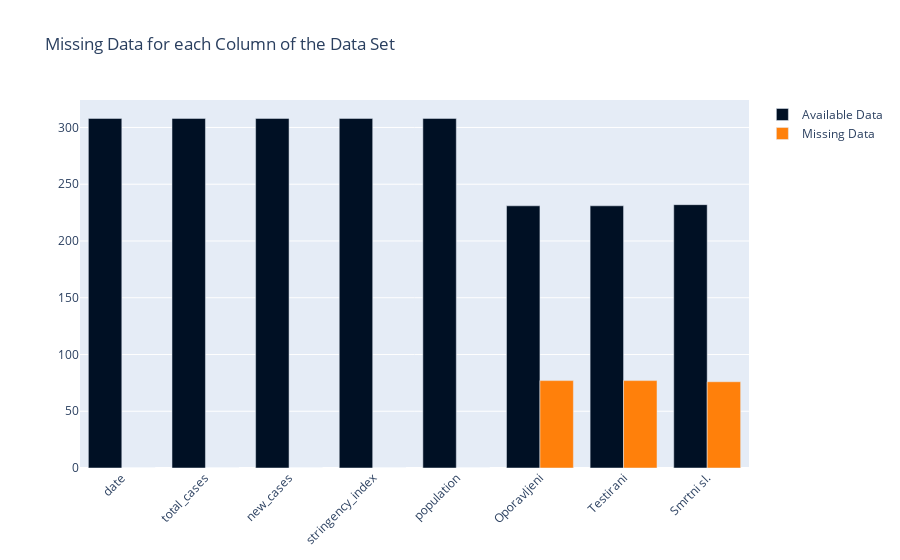

Notebook cell for this chart:
### Code cell
fig = go.Figure()

fig.add_trace(go.Bar(x = missingData["Column Name"], y = missingData["Available Data"],
                     marker_color = "#001024", name = "Available Data"))
fig.add_trace(go.Bar(x = missingData["Column Name"], y = missingData["Missing Data"],
                     marker_color = "#FF800B", name = "Missing Data"))

fig.update_layout(barmode='group', xaxis_tickangle=-45, title = "Missing Data for each Column of the Data Set", hovermode="x unified")
fig.show()

### Figure 1 — Plotly figure (JSON) as saved in the notebook; plotly's stock layout.template omitted (floating-point values rounded to 4 significant figures)
{"data": [{"marker": {"color": "#001024"}, "name": "Available Data", "type": "bar", "x": ["date", "total_cases", "new_cases", "stringency_index", "population", "Oporavljeni", "Testirani", "Smrtni sl."], "y": [308, 308, 308, 308, 308, 231, 231, 232]}, {"marker": {"color": "#FF800B"}, "name": "Missing Data", "type": "bar", "x": ["date", "total_cases", "new_cases", "stringency_index", "population", "Oporavljeni", "Testirani", "Smrtni sl."], "y": [0, 0, 0, 0, 0, 77, 77, 76]}], "layout": {"barmode": "group", "hovermode": "x unified", "title": {"text": "Missing Data for each Column of the Data Set"}, "xaxis": {"tickangle": -45}}}
